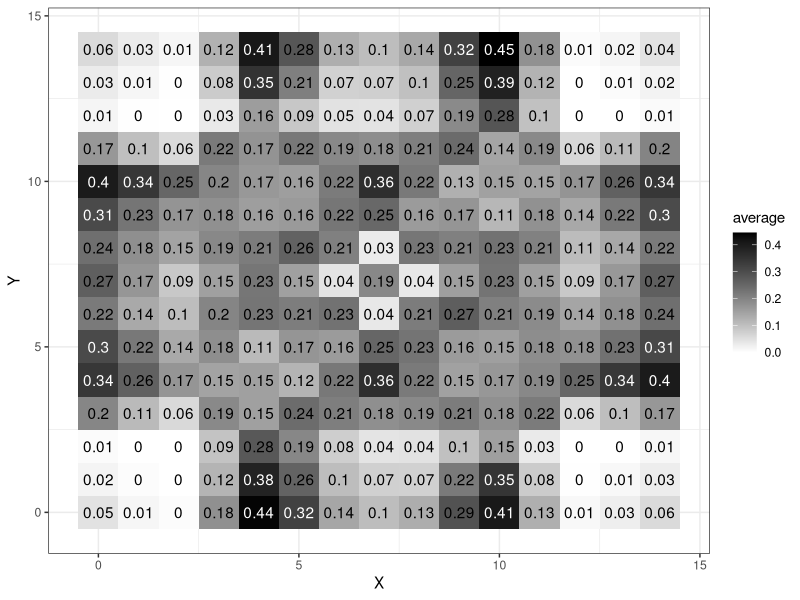

This chart was generated by the following R code:
library(tidyverse)
library(dplyr)
library(ggplot2)
library(ggthemes)

data <- read_csv('../crossword_representations.csv')

working <- data |> 
  mutate(size = str_count(representation)) |> 
  filter(size == 225)

heatmap <- data.frame()
index <- 1
#for 15x15 (225 length) crosswords
for (i in working$representation) {
  values <- c()
  xs <- c()
  ys <- c()
  for (j in 1:225){
    values <- append(values, substr(i, j, j))
    xs <- append(xs, (j-1) %% 15)
    ys <- append(ys, 14-floor((j-1)/15))
  }
  temp <- data.frame(
    X = xs,
    Y = ys,
    Z = values
  )
  heatmap <- rbind(heatmap, temp)
  print(index)
  index <- index+1
}

heatmap_cleaned <- heatmap |> 
  mutate(Z = ifelse(Z=='w', 0, 1)) |> 
  group_by(X, Y) |> 
  summarise(
    average = mean(Z)
  )

heatmap_cleaned |> 
  ggplot(aes(X, Y, fill= average)) + 
  geom_tile()+
  theme_bw()+
  geom_text(aes(label = round(average, 2), 
                color=ifelse(average >= 0.3, "white", "black"))) +
  scale_fill_gradient(high = "black", low = "white")+
  scale_color_identity()


